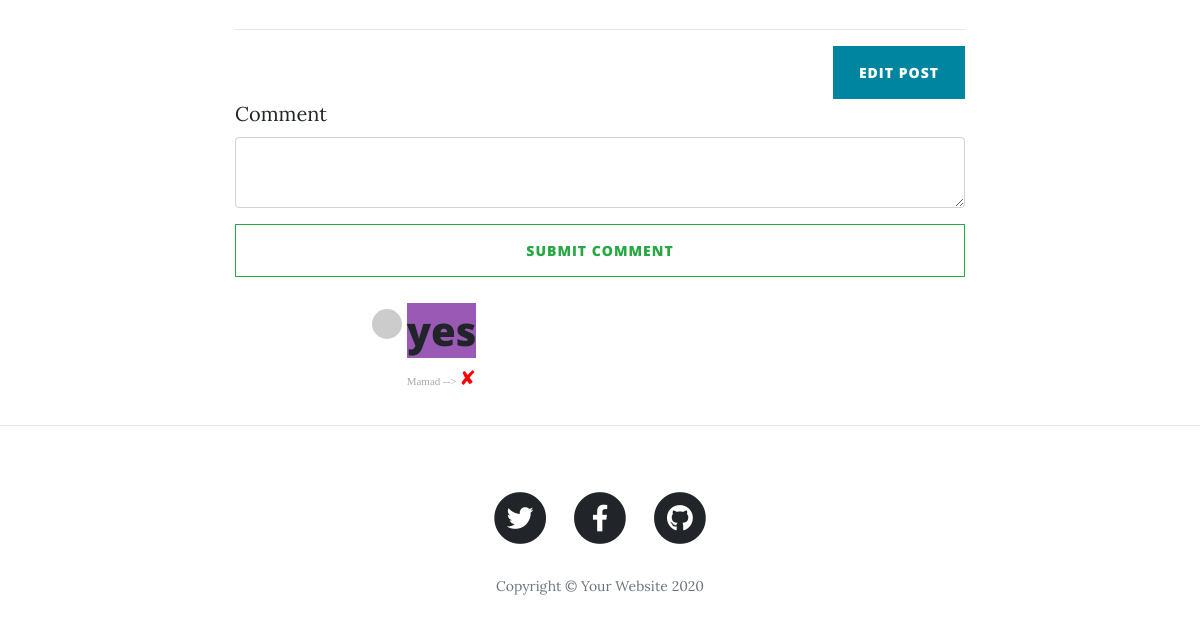
Page /post/3 (signed in, lower part) on the earlier database version.
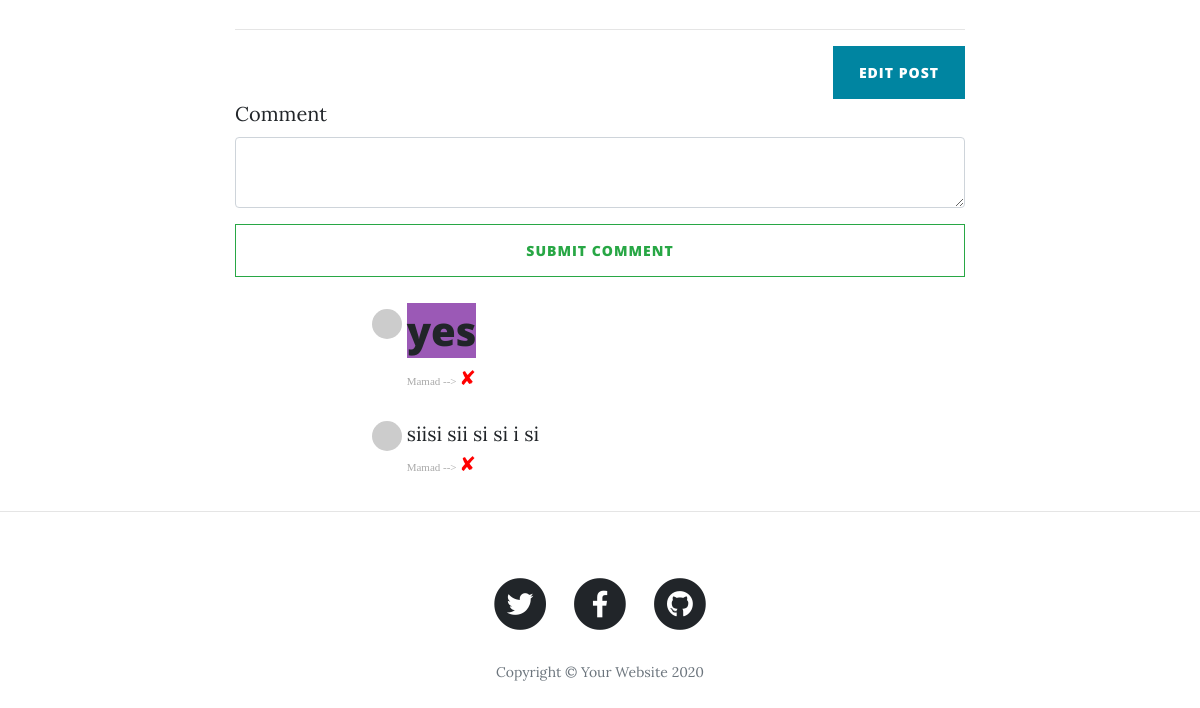
Same page on the later database version.
### main.py (models this page shows)
class Comment(db.Model):
    __tablename__ = 'comments'
    id = db.Column(db.Integer, primary_key=True)
    author_id = db.Column(db.Integer, db.ForeignKey("users.id"))
    comment_author = relationship("User", back_populates="comments")
    post_id = db.Column(db.Integer, db.ForeignKey("blog_posts.id"))
    parent_post = relationship("BlogPost", back_populates="comments")
    text = db.Column(db.Text, nullable=False)

class User(UserMixin, db.Model):
    __tablename__ = 'users'
    id = db.Column(db.Integer, primary_key=True)
    email = db.Column(db.String(100), unique=True)
    password = db.Column(db.String(100))
    name = db.Column(db.String(100))
    posts = relationship("BlogPost", back_populates="author")
    comments = relationship("Comment", back_populates="comment_author")

### main.py (the view, shortened to what this page needs)
@app.route("/post/<int:post_id>", methods=["GET", "POST"])
def show_post(post_id):
    form = CommentForm()
    requested_post = BlogPost.query.get(post_id)
    return render_template("post.html", post=requested_post, form=form, current_user=current_user)

### forms.py
class CommentForm(FlaskForm):
    comment_text = CKEditorField("Comment", validators=[DataRequired()])
    submit = SubmitField('SUBMIT COMMENT')

### main.py (called while the page is built)
@login_manager.user_loader
def load_user(user_id):
    return User.query.get(user_id)

### templates/post.html (shortened to what this page needs)
{% include "header.html" %}
{% import "bootstrap/wtf.html" as wtf %}
  <article>
    <div class="container">
      <div class="row">
        <div class="col-lg-8 col-md-10 mx-auto">
          <hr>
            {% if current_user.id == 1: %}
            <div class="clearfix">
            <a class="btn btn-primary float-right" href="{{url_for('edit_post', post_id=post.id)}}">Edit Post</a>
            </div>
          {% endif %}
            {{ wtf.quick_form(form, novalidate=True, button_map={'submit': 'outline-success  btn-block'}) }}
          <div class="col-lg-8 col-md-10 mx-auto comment">
                    {% for comment in post.comments: %}
                      <ul class="commentList">
                        <li>
                            <div class="commenterImage">
                              <img src="{{ comment.comment_author.email | gravatar }}"/>
                            </div>
                            <div class="commentText">
                              <p>{{ comment.text|safe }}</p>
                              <span class="date sub-text">{{ comment.comment_author.name }} --> </span>
                              {% if current_user.id == 1: %}
                              <a href="{{url_for('comment_to_delete', comment_id=comment.id) }}" style="color:red"> ✘</a>
                              {% endif %}
                            </div>
                        </li>
                      </ul>
                    {% endfor %}
            </div>
          </div>
      </div>
    </div>
  </article>
  <hr>
{% include "footer.html" %}

### templates/header.html (shortened to what this page needs)
<!DOCTYPE html>
<html lang="en">
<head>
  <link href="{{ url_for('static', filename='vendor/bootstrap/css/bootstrap.min.css') }}" rel="stylesheet">
  <link href="{{ url_for('static', filename='vendor/fontawesome-free/css/all.min.css')}}" rel="stylesheet" type="text/css">
  <link href="{{ url_for('static', filename='css/clean-blog.min.css')}}" rel="stylesheet">
</head>
<body>

### templates/footer.html (shortened to what this page needs)
  <footer>
    <div class="container">
      <div class="row">
        <div class="col-lg-8 col-md-10 mx-auto">
          <ul class="list-inline text-center">
            <li class="list-inline-item">
              <a href="#">
                <span class="fa-stack fa-lg">
                  <i class="fas fa-circle fa-stack-2x"></i>
                  <i class="fab fa-twitter fa-stack-1x fa-inverse"></i>
                </span>
              </a>
            </li>
            <li class="list-inline-item">
              <a href="#">
                <span class="fa-stack fa-lg">
                  <i class="fas fa-circle fa-stack-2x"></i>
                  <i class="fab fa-facebook-f fa-stack-1x fa-inverse"></i>
                </span>
              </a>
            </li>
            <li class="list-inline-item">
              <a href="#">
                <span class="fa-stack fa-lg">
                  <i class="fas fa-circle fa-stack-2x"></i>
                  <i class="fab fa-github fa-stack-1x fa-inverse"></i>
                </span>
              </a>
            </li>
          </ul>
          <p class="copyright text-muted">Copyright &copy; Your Website 2020</p>
        </div>
      </div>
    </div>
  </footer>

Differences in the rows shown:
added Comment: text "siisi sii si si i si", comment_author.name "Mamad"
